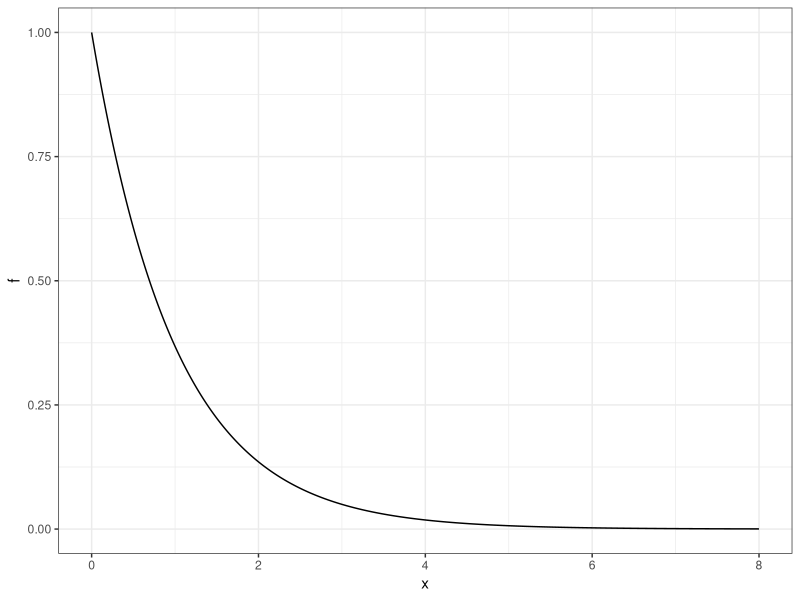
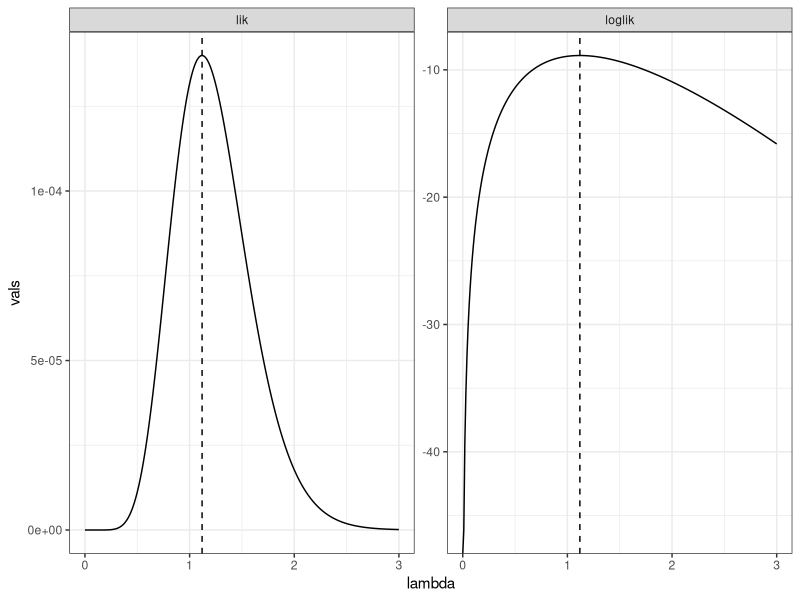
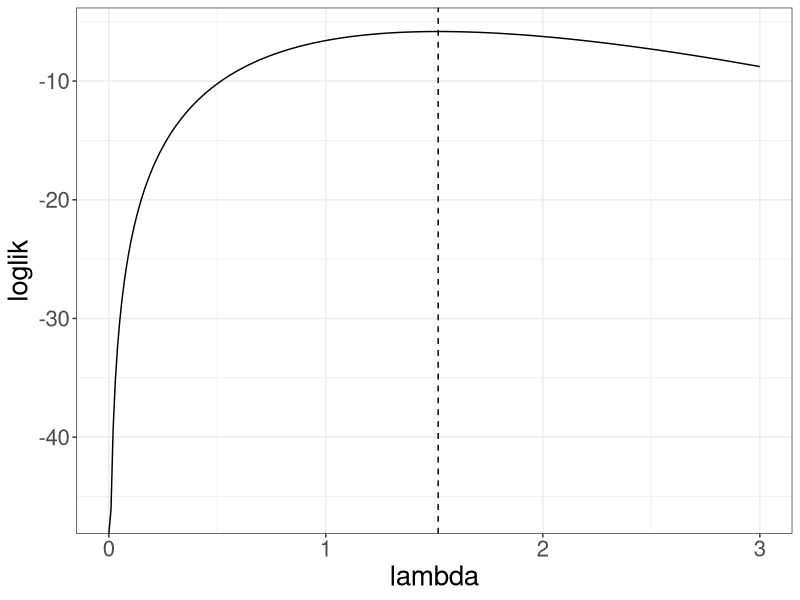
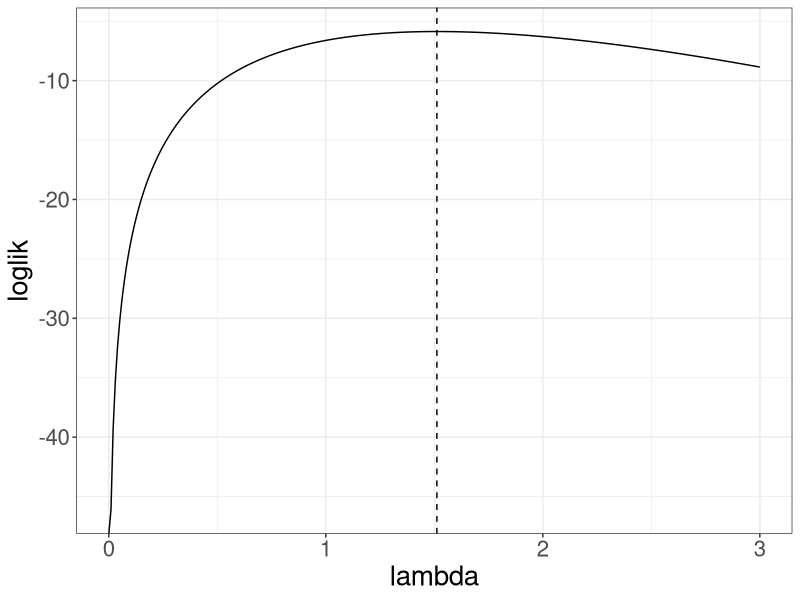
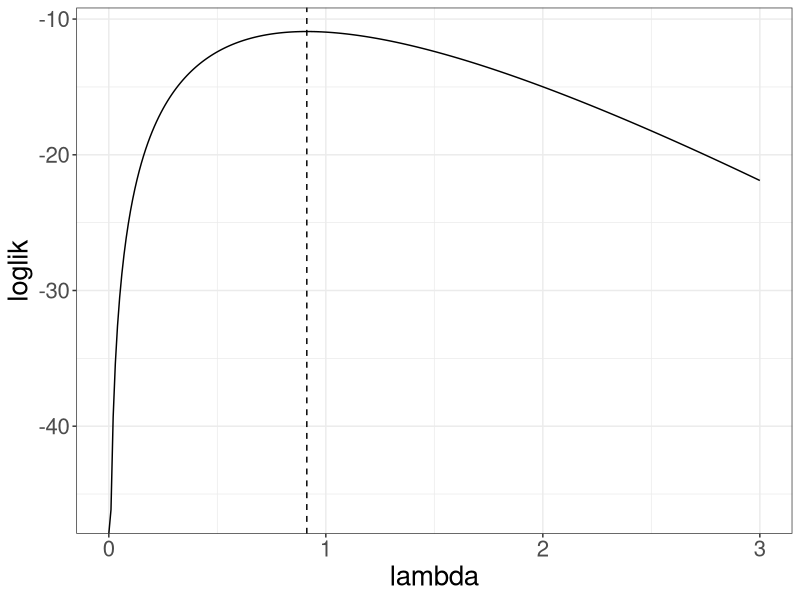
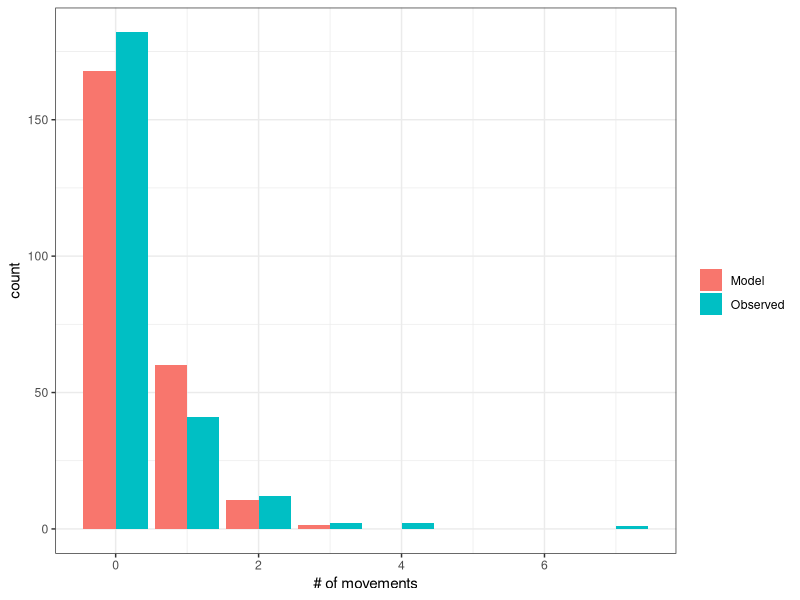
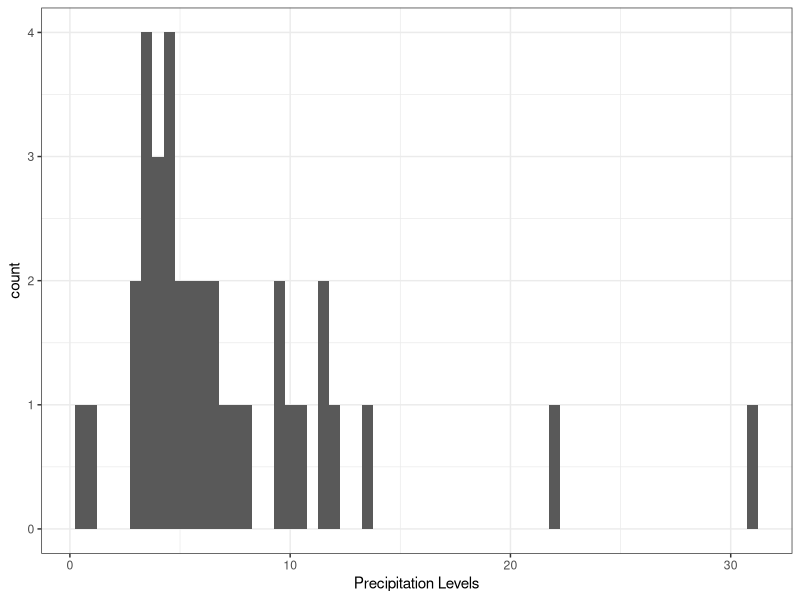
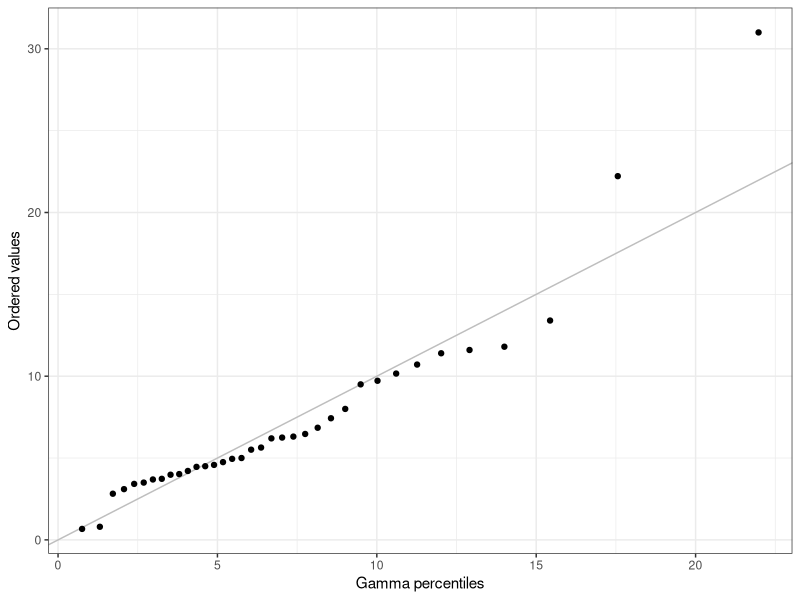

The R script that drew these images, in order:
## ---- chunk 1
library(knitr)
library(ggplot2)
library(dplyr)
library(tidyr)
set.seed(100)

theme_set(theme_bw())
knitr::opts_chunk$set(fig.height = 3)
## ---- chunk 2
# likelihood simulation
n <- 10
lambda <- 1

# plot of exponential(lambda) density
data.frame(x = seq(0, 8, .01)) |>
  mutate(f = dexp(x, rate = lambda)) |>
  ggplot() +
  geom_line(aes(x, f))
## ---- chunk 3
# define likelihood
loglik <- function(lambda, data)
{
	lik <- prod(dexp(data, rate = lambda))
	loglik <- sum(dexp(data, rate = lambda, log = T))
	
	out <- data.frame(lik = lik, loglik = loglik)
	return(out)
}	

# simulate data
data <- rexp(n = n, rate = lambda)

# plot likelihood and loglikelihood
data.frame(lambda = seq(0, 3, by = .01)) |>
  rowwise() |>
  mutate(loglik = loglik(lambda, data)) |>
  unnest(cols = c(loglik)) |>
  pivot_longer(-lambda, names_to = "func", values_to = "vals") |>
  ggplot() +
  geom_vline(aes(xintercept = 1 / mean(data)), lty = 2) + # max likelihood estimate is 1/mean
  geom_line(aes(lambda, vals)) +
  facet_wrap(~func, scales = "free")

## ---- chunk 4
for(i in seq_len(3)) {
  # simulate data
  data <- rexp(n = n, rate = lambda)
  
  # plot likelihood and loglikelihood
  data.frame(lambda = seq(0, 3, by = .01)) |>
    rowwise() |>
    mutate(loglik = loglik(lambda, data)) |>
    unnest(cols = c(loglik)) |>
    ggplot() +
    geom_vline(aes(xintercept = 1 / mean(data)), lty = 2) + # max likelihood estimate is 1/mean
    geom_line(aes(lambda, loglik)) +
    theme(text = element_text(size = 20)) -> p ## make legible in notes
  
    print(p)
}

## ---- chunk 5
data.frame(no_movement = seq(0, 7),
           count = c(182, 41, 12, 2, 2, 0, 0, 1)) |>
  t() -> lambs
rownames(lambs) <- c("No. of Movements", "Count")

lambs |>
  kable(booktabs = TRUE)
## ---- chunk 6
data.frame(no_movement = seq(0, 7),
           count = c(182, 41, 12, 2, 2, 0, 0, 1)) -> lambs_model_df

lambda_hat <- lambs_model_df |>
  mutate(exp_count = no_movement * count) |>
  summarise(lambda_hat = sum(exp_count) / sum(count)) |>
  pull(lambda_hat)

lambs_model_df |>
  rowwise() |>
  mutate(Model = dpois(no_movement, lambda_hat) * sum(lambs_model_df$count)) |>
  rename(Observed = count) |>
  pivot_longer(-no_movement, names_to = "type", values_to = "count") |>
  ggplot() +
  geom_bar(aes(no_movement, count, fill = type), position = "dodge", stat = "identity") +
  xlab("# of movements") +
  scale_fill_discrete("")
              

## ---- chunk 7
hurr_rain <- c(31, 2.82, 3.98, 4.02, 9.5, 4.5, 11.4, 10.71, 6.31, 4.95, 5.64, 5.51, 13.40, 9.72, 6.47, 10.16, 4.21, 11.6, 4.75, 6.85, 6.25, 3.42, 11.8, 0.8, 3.69, 3.10, 22.22, 7.43, 5, 4.58, 4.46, 8, 3.73, 3.5, 6.2, 0.67)

ggplot() + 
  geom_histogram(aes(hurr_rain), binwidth = .5) +
  xlab("Precipitation Levels")
## ---- chunk 8
## loglikelihood function
neg_gamma_loglik <- function(theta, data) {
  -sum(log(dgamma(data, theta[1], scale = theta[2])))
}

## maximize
mle <- nlm(neg_gamma_loglik, c(1.59, 4.458), data = hurr_rain)
mle$estimate

## Gamma QQ plot
data.frame(theoretical = qgamma(ppoints(hurr_rain), mle$estimate[1], scale = mle$estimate[2]),
           actual = sort(hurr_rain)) |>
  ggplot() +
  geom_abline(aes(intercept = 0, slope = 1), colour = "grey") +
  geom_point(aes(theoretical, actual)) +
  xlab("Gamma percentiles") + ylab("Ordered values")
  
